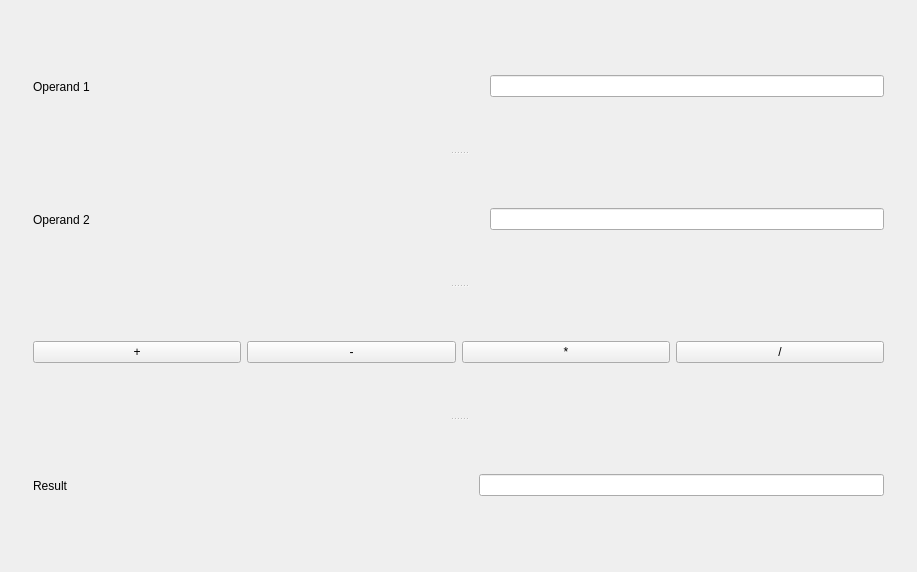
<?xml version="1.0" encoding="UTF-8"?>
<ui version="4.0">
 <class>Widget</class>
 <widget class="QWidget" name="Widget">
  <property name="geometry">
   <rect>
    <x>0</x>
    <y>0</y>
    <width>917</width>
    <height>572</height>
   </rect>
  </property>
  <property name="windowTitle">
   <string>Widget</string>
  </property>
  <layout class="QGridLayout" name="gridLayout">
   <item row="0" column="0">
    <widget class="QWidget" name="" native="true">
     <layout class="QGridLayout" name="gridLayout_2">
      <item row="0" column="0">
       <widget class="QSplitter" name="splitter">
        <property name="orientation">
         <enum>Qt::Vertical</enum>
        </property>
        <widget class="QWidget" name="">
         <layout class="QHBoxLayout" name="horizontalLayout">
          <item>
           <widget class="QLabel" name="label">
            <property name="text">
             <string>Operand 1</string>
            </property>
           </widget>
          </item>
          <item>
           <spacer name="horizontalSpacer">
            <property name="orientation">
             <enum>Qt::Horizontal</enum>
            </property>
            <property name="sizeHint" stdset="0">
             <size>
              <width>40</width>
              <height>20</height>
             </size>
            </property>
           </spacer>
          </item>
          <item>
           <widget class="QLineEdit" name="firstOperandlineEdit"/>
          </item>
         </layout>
        </widget>
        <widget class="QWidget" name="">
         <layout class="QHBoxLayout" name="horizontalLayout_2">
          <item>
           <widget class="QLabel" name="label_2">
            <property name="text">
             <string>Operand 2</string>
            </property>
           </widget>
          </item>
          <item>
           <spacer name="horizontalSpacer_2">
            <property name="orientation">
             <enum>Qt::Horizontal</enum>
            </property>
            <property name="sizeHint" stdset="0">
             <size>
              <width>40</width>
              <height>20</height>
             </size>
            </property>
           </spacer>
          </item>
          <item>
           <widget class="QLineEdit" name="secondOperandlineEdit"/>
          </item>
         </layout>
        </widget>
        <widget class="QWidget" name="">
         <layout class="QHBoxLayout" name="horizontalLayout_3">
          <item>
           <widget class="QPushButton" name="pluspushButton">
            <property name="text">
             <string>+</string>
            </property>
           </widget>
          </item>
          <item>
           <widget class="QPushButton" name="minuspushButton">
            <property name="text">
             <string>-</string>
            </property>
           </widget>
          </item>
          <item>
           <widget class="QPushButton" name="multiplypushButton">
            <property name="text">
             <string>*</string>
            </property>
           </widget>
          </item>
          <item>
           <widget class="QPushButton" name="dividepushButton">
            <property name="text">
             <string>/</string>
            </property>
           </widget>
          </item>
         </layout>
        </widget>
        <widget class="QWidget" name="">
         <layout class="QHBoxLayout" name="horizontalLayout_4">
          <item>
           <widget class="QLabel" name="label_3">
            <property name="text">
             <string>Result</string>
            </property>
           </widget>
          </item>
          <item>
           <spacer name="horizontalSpacer_3">
            <property name="orientation">
             <enum>Qt::Horizontal</enum>
            </property>
            <property name="sizeHint" stdset="0">
             <size>
              <width>40</width>
              <height>20</height>
             </size>
            </property>
           </spacer>
          </item>
          <item>
           <widget class="QLineEdit" name="resultlineEdit"/>
          </item>
         </layout>
        </widget>
       </widget>
      </item>
     </layout>
    </widget>
   </item>
  </layout>
 </widget>
 <layoutdefault spacing="6" margin="11"/>
 <resources/>
 <connections/>
</ui>
